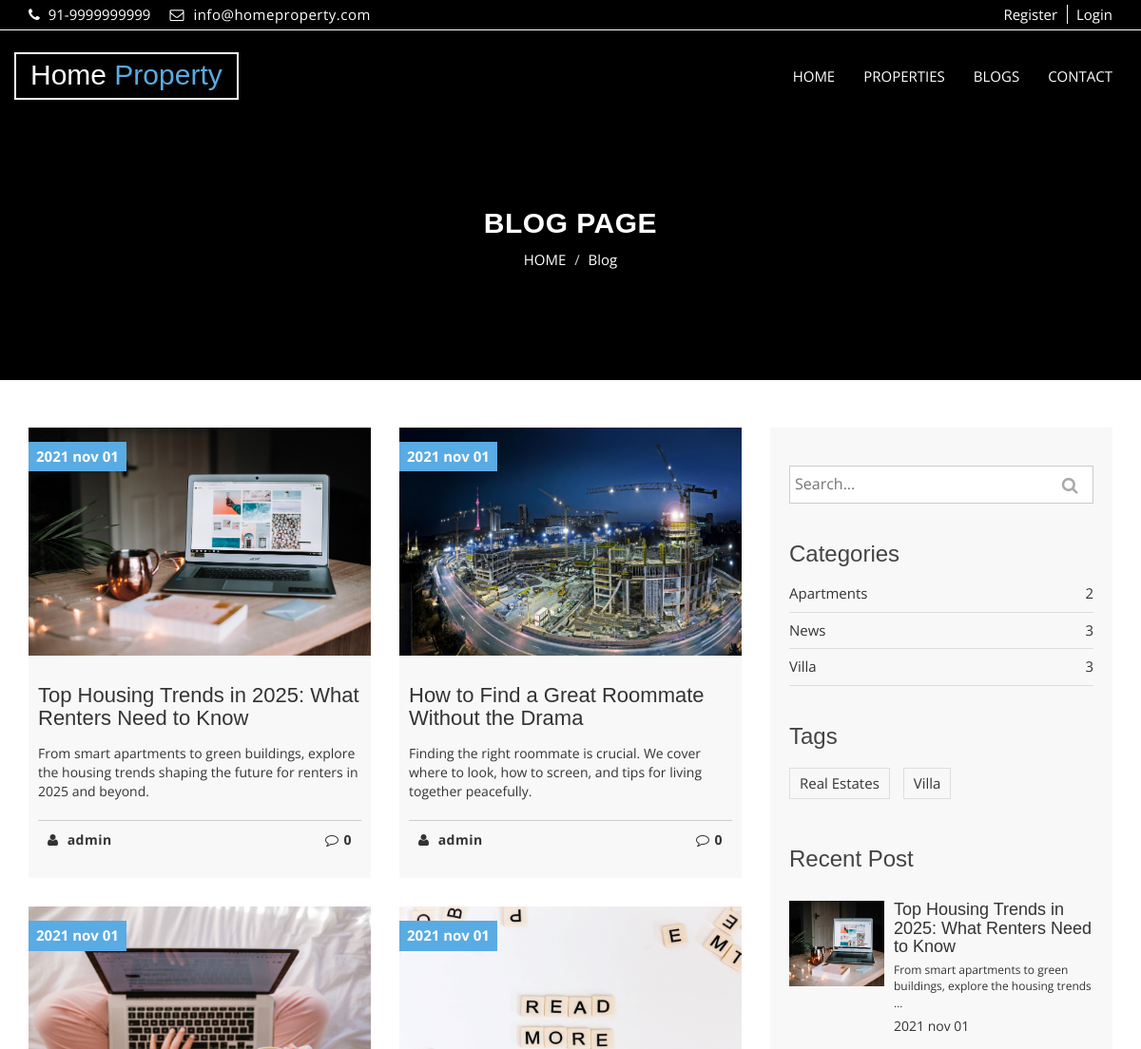
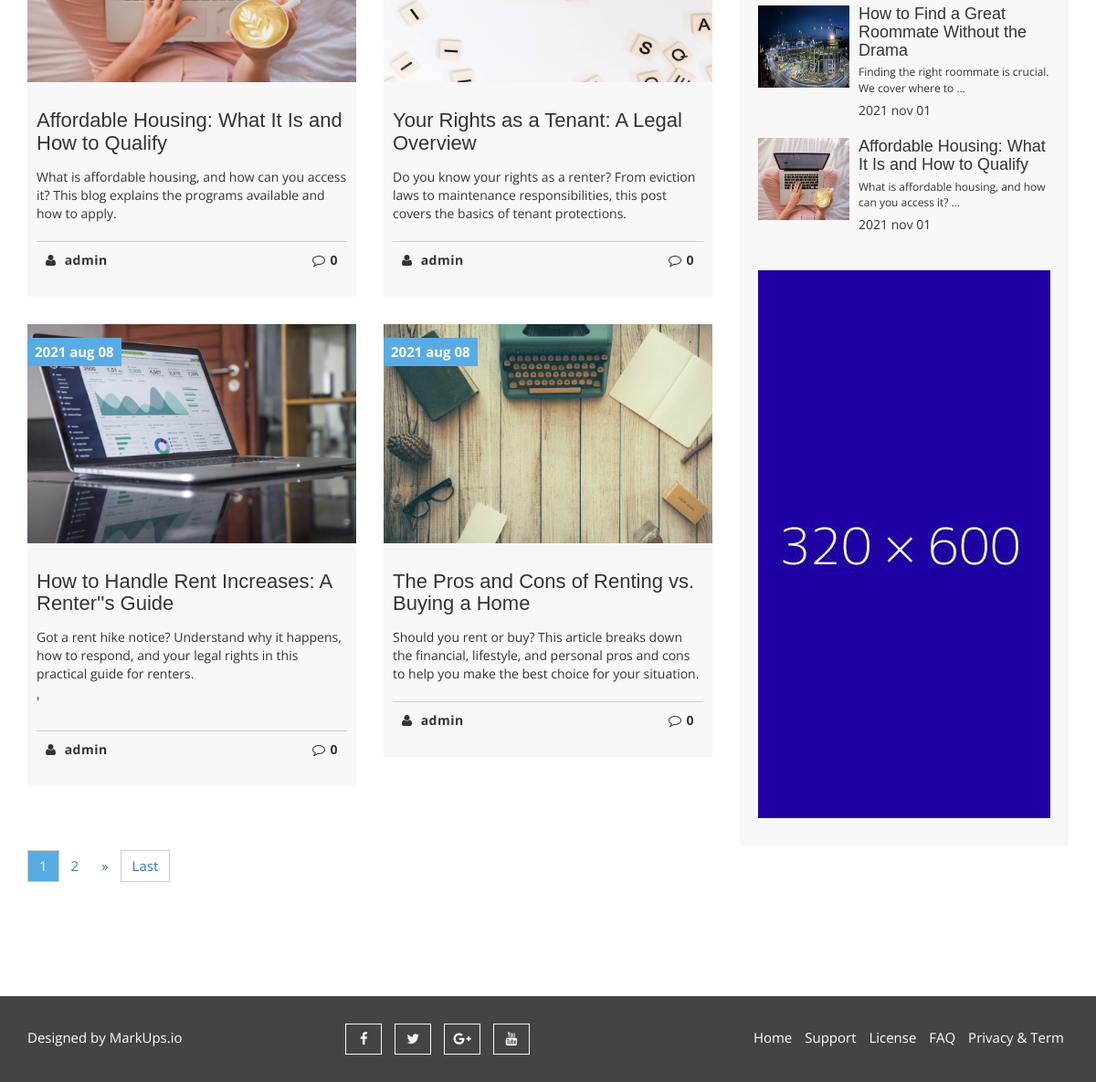
Screenshot of /blogs with the database file from the repository (2 pictures, top to bottom).
### blog/models.py (models this page shows, shortened)
class Blog(models.Model):
    title = models.CharField(max_length=55, verbose_name='Title')
    author = models.ForeignKey(User, verbose_name='Author', on_delete = models.CASCADE, blank=False, null=False)
    category = models.ForeignKey("Category", related_name="blog", verbose_name='Category', on_delete=models.CASCADE, blank=True, null=True)
    tag = models.ManyToManyField("Tag", related_name="blogs", verbose_name='Tags', blank=True)
    image = models.ImageField(upload_to='blogs/', verbose_name='Image')
    content = RichTextField()
    slug = AutoSlugField(populate_from='title')
    pub_date = models.DateTimeField(auto_now_add=True)
    update_date = models.DateTimeField(auto_now=True)
    def get_absolute_url(self):
        return reverse('blog:Blog-Detail', kwargs={"pk": self.pk})
    class Meta:
        ordering = ('-pub_date',)

class Category(models.Model):
    title = models.CharField(max_length=55, verbose_name='Title')
    slug = AutoSlugField(populate_from='title')
    pub_date = models.DateTimeField(auto_now_add=True)
    def get_absolute_url(self):
        return reverse("blog:Blog-Category", kwargs={"category": self.slug})
    class Meta:
        verbose_name_plural = "Catrgories"

class Tag(models.Model):
    title = models.CharField(max_length=55, verbose_name='Title')
    slug = AutoSlugField(populate_from='title')
    pub_date = models.DateTimeField(auto_now_add=True)
    def get_absolute_url(self):
        return reverse("blog:Blog-Tag", kwargs={"tag": self.slug})

### blog/views.py (the view)
# urls.py: path("blogs", views.BlogList.as_view(), name="Blogs-List"),
class BlogList(ListView):
    queryset = Blog.objects.all().select_related("author").prefetch_related("comments")
    template_name = "blog/blog_list.html"
    context_object_name = "blogs"
    ordering = "-pub_date"
    paginate_by = 6

### blog/context_processors.py (called while the page is built)
def blog_context(request):
    categories = Category.objects.all().annotate(num_blogs=Count("blog"))
    tags = Tag.objects.all()
    recent_posts = Blog.objects.order_by("-pub_date")[:3]
    return {"categories": categories, "tags": tags, "recent_posts": recent_posts}

### property/context_processors.py (called while the page is built, shortened)
def global_context(request):
    return {}

### property/templatetags/template_tags.py (called while the page is built)
@register.simple_tag
def relative_url(value, field_name, urlencode=None):
    url = f'?{field_name}={value}'
    if urlencode:
        querystring = urlencode.split('&')
        filtered_querystring = filter(lambda p: p.split('=')[0] != field_name, querystring)
        encoded_querystring = '&'.join(filtered_querystring)
        url = f'{url}&{encoded_querystring}'
    return url

### blog/templates/blog/blog_list.html (shortened to what this page needs)
{% extends 'base.html' %}
{% load static %}
{% block content %}
  <section id="aa-property-header">
    <div class="container">
      <div class="row">
        <div class="col-md-12">
          <div class="aa-property-header-inner">
            <h2>Blog Page</h2>
            <ol class="breadcrumb">
            <li><a href="#">HOME</a></li>
            <li class="active">Blog</li>
          </ol>
          </div>
        </div>
      </div>
    </div>
  </section>
  <section id="aa-blog">
    <div class="container">
      <div class="row">
        <div class="col-md-12">
          <div class="aa-blog-area">
            <div class="row">
              <div class="col-md-8">
                <div class="aa-blog-content">
                  <div class="row">
                  {% for blog in blogs %}
                    <div class="col-md-6 col-sm-6">
                      <article class="aa-blog-single">
                        <figure class="aa-blog-img">
                          <a href="{{blog.get_absolute_url}}"><img alt="img" src="{{blog.image.url}}"></a>
                          <span class="aa-date-tag">{{blog.pub_date|date:"Y b d"}}</span>
                        </figure>
                        <div class="aa-blog-single-content">
                          <h3><a href="{% url 'blog:Blog-Detail' blog.id %}">{{blog.title}}</a></h3>
                          <p>{{blog.content|safe|truncatewords:30}}</p>
                          <div class="aa-blog-single-bottom">
                            <a class="aa-blog-author" href="#"><i class="fa fa-user"></i> {{blog.author}}</a>
                            <a class="aa-blog-comments" href="#"><i class="fa fa-comment-o"></i>{{blog.comments.count}}</a>
                          </div>
                        </div>
                      </article>
                    </div>
                  {%endfor%}
                  </div>
                  <div class="row">
                    <div class="col-md-12">
                      <div class="aa-properties-content-bottom">
                        <nav>
                          {%include 'property/pagination.html'%}
                        </nav>
                      </div>
                    </div>
                  </div>
                </div>
              </div>
              {% include "blog/sidebar.html"%}
            </div>
          </div>
        </div>
      </div>
    </div>
  </section>
{% endblock content %}

### templates/base.html (shortened to what this page needs)
{% load static %}
{%load humanize%}
<!DOCTYPE html>
<html lang="en">
  <head>
    <link href="{% static 'css/font-awesome.css' %}" rel="stylesheet">
    <link href="{% static 'css/bootstrap.css'%}" rel="stylesheet">
    <link rel="stylesheet" type="text/css" href="{% static 'css/slick.css' %}">
    <link rel="stylesheet" type="text/css" href="{% static 'css/nouislider.css' %}">
    <link rel="stylesheet" href="{% static 'css/jquery.fancybox.css' %}" type="text/css" media="screen" />
    <link id="switcher" href="{% static 'css/theme-color/default-theme.css' %}" rel="stylesheet">
    <link href="{% static 'css/style.css' %}" rel="stylesheet">
  </head>
  <body class="aa-price-range">
  <header id="aa-header">
    <div class="container">
      <div class="row">
        <div class="col-md-12">
          <div class="aa-header-area">
            <div class="row">
              <div class="col-md-6 col-sm-6 col-xs-6">
                <div class="aa-header-left">
                  <div class="aa-telephone-no">
                    <span class="fa fa-phone"></span>
                   91-9999999999
                  </div>
                  <div class="aa-email hidden-xs">
                    <span class="fa fa-envelope-o"></span> info@homeproperty.com
                  </div>
                </div>
              </div>
              <div class="col-md-6 col-sm-6 col-xs-6">
                <div class="aa-header-right">
                {%if user.is_authenticated%}
                  <a href="{%url 'users:profile' user.username%}" class="aa-register">{{user.get_username}}</a>
                  <a href="{%url 'users:logout'%}" class="aa-login">Log out</a>
                {%else%}
                  <a href="{%url 'users:register'%}" class="aa-register">Register</a>
                  <a href="{%url 'users:login'%}" class="aa-login">Login</a>
                {%endif%}
                </div>
              </div>
            </div>
          </div>
        </div>
      </div>
    </div>
  </header>
  <section id="aa-menu-area">
    <nav class="navbar navbar-default main-navbar" role="navigation">
      <div class="container">
        <div class="navbar-header">
           <a class="navbar-brand aa-logo" href="{% url 'property:Home-Page' %}"> Home <span>Property</span></a>
        </div>
        <div id="navbar" class="navbar-collapse collapse">
          <ul id="top-menu" class="nav navbar-nav navbar-right aa-main-nav">
            <li class="{% if request.resolver_match.url_name == "property:Home-Page" %}active{% endif %}"><a href="{% url 'property:Home-Page' %}">HOME</a></li>
            <li class="{% if request.resolver_match.url_name == "property:Properties-List" %}active{% endif %}"><a href="{% url 'property:Properties-List'%}">PROPERTIES</a></li>
            <li class="{% if request.resolver_match.url_name == "blog:Blogs-List" %}active{% endif %}"><a href="{% url 'blog:Blogs-List' %}">BLOGS</a></li>
            <li class="{% if request.resolver_match.url_name == "contact" %}active{% endif %}"><a href="{%url 'contact'%}">CONTACT</a></li>
          </ul>
        </div>
      </div>
    </nav>
  </section>
  {% block content %}
  {% endblock %}
  <footer id="aa-footer">
    <div class="container">
      <div class="row">
        <div class="col-md-12">
        <div class="aa-footer-area">
          <div class="row">
            <div class="col-md-3 col-sm-6 col-xs-12">
              <div class="aa-footer-left">
               <p>Designed by <a rel="nofollow" href="http://www.markups.io/">MarkUps.io</a></p>
              </div>
            </div>
            <div class="col-md-3 col-sm-6 col-xs-12">
              <div class="aa-footer-middle">
                <a href="#"><i class="fa fa-facebook"></i></a>
                <a href="#"><i class="fa fa-twitter"></i></a>
                <a href="#"><i class="fa fa-google-plus"></i></a>
                <a href="#"><i class="fa fa-youtube"></i></a>
              </div>
            </div>
            <div class="col-md-6 col-sm-12 col-xs-12">
              <div class="aa-footer-right">
                <a href="{% url 'property:Home-Page' %}">Home</a>
                <a href="#">Support</a>
                <a href="#">License</a>
                <a href="#">FAQ</a>
                <a href="#">Privacy & Term</a>
              </div>
            </div>
          </div>
        </div>
      </div>
      </div>
    </div>
  </footer>
  </body>
</html>

### property/templates/property/pagination.html (shortened to what this page needs)
{% if is_paginated %}
{% with params=request.GET.urlencode %}
    <ul class="pagination">
        {% for num in page_obj.paginator.page_range %}
            {% if page_obj.number == num %}
                <li class="active"><a href="{% relative_url num 'page' params %}">{{num}}</a></li>
            {% elif num > page_obj.number|add:'-3' and num < page_obj.number|add:'3'%}
                <li><a href="{% relative_url num 'page' params %}">{{num}}</a></li>
            {% endif %}
        {% endfor %}
        {% if page_obj.has_next %}
            <li>
                <a href="{% relative_url page_obj.next_page_number 'page' params %}" aria-label="Next">
                    <span aria-hidden="true">&raquo;</span></a>
            <li>
                <a href="{% relative_url page_obj.paginator.num_pages 'page' params %}" aria-label="Last">
                    <span aria-hidden="true">Last</span>
                </a>
            </li>
        {%endif%}
    </ul>
{%endwith%}
{% endif %}

### blog/templates/blog/sidebar.html
{%load static%}
<div class="col-md-4">
    <aside class="aa-blog-sidebar">
        <div class="aa-blog-sidebar-single">
            <form action="{% url 'blog:Blog-Search' %}" method="GET">
                <div class="aa-blog-search">
                <input class="aa-search-text" type="text" name="q" placeholder="Search...">
                <button class="aa-search-submit" type="submit">
                    <i class="fa fa-search"></i>
                </button>
                </div>
            </form>
        </div>
        <div class="aa-blog-sidebar-single">
            <h3>Categories</h3>
            <ul class="aa-blog-catg">
            {% for category in categories %}
                <li><a href="{{category.get_absolute_url}}">{{category.title}}</a><span>{{category.num_blogs}}</span></li>
            {% endfor %}
            </ul>
        </div>
        <div class="aa-blog-sidebar-single">
            <h3>Tags</h3>
            <div class="tag-cloud">
            {% for tag in tags %}
                <a href="{{tag.get_absolute_url}}">{{tag.title}}</a>
            {% endfor %}
            </div>
        </div>
        <div class="aa-blog-sidebar-single">
            <h3>Recent Post</h3>
            <div class="aa-blog-recent-post">
            {% for post in recent_posts %}
                <div class="media">
                    <div class="media-left">
                        <a href="{{post.get_absolute_url}}">
                            <img alt="img" src="{{post.image.url}}" class="media-object">
                        </a>
                    </div>
                    <div class="media-body">
                        <h4 class="media-heading"><a href="{{post.get_absolute_url}}">{{post.title}}</a></h4>
                        <p>{{post.content|truncatewords:10|safe}}</p>
                        <span>{{post.pub_date|date:"Y b d"}}</span>
                    </div>
                </div>
            {%endfor%}
            </div>
        </div>
        <div class="aa-blog-sidebar-single">
            <div class="aa-banner-ads">
                <a href="#">
                <img src="{%static 'img/banner-ads.jpg'%}" alt="banner img">
                </a>
            </div>
        </div>
    </aside>
</div>

### static/css/theme-color/default-theme.css (style rules this page uses)
h2 { color: #59abe3; }
#aa-menu-area .main-navbar .navbar-header .aa-logo span { color: #59abe3; }
.aa-blog-single .aa-date-tag { background-color: #59abe3; }
#aa-property-header .aa-property-header-inner .breadcrumb li.active { color: #59abe3; }
.aa-properties-content-bottom .pagination .active a { background-color: #59abe3; }

### rows the page displays
Blog: image (picture), pub_date "2021 nov 01", title "Top Housing Trends in 2025: What Renters Need to Know", content "From smart apartments to green buildings, explore the housing trends shaping the future for renters in 2025 and beyond.", author "admin", comments.count "0", content "From smart apartments to green buildings, explore the housing trends …"
Blog: image (picture), pub_date "2021 nov 01", title "How to Find a Great Roommate Without the Drama", content "Finding the right roommate is crucial. We cover where to look, how to screen, and tips for living together peacefully.", author "admin", comments.count "0", content "Finding the right roommate is crucial. We cover where to …"
Blog: image (picture), pub_date "2021 nov 01", title "Affordable Housing: What It Is and How to Qualify", content "What is affordable housing, and how can you access it? This blog explains the programs available and how to apply.", author "admin", comments.count "0", content "What is affordable housing, and how can you access it? …"
Blog: image (picture), pub_date "2021 nov 01", title "Your Rights as a Tenant: A Legal Overview", content "Do you know your rights as a renter? From eviction laws to maintenance responsibilities, this post covers the basics of tenant protections.", author "admin", comments.count "0"
Blog: image (picture), pub_date "2021 aug 08", title "How to Handle Rent Increases: A Renter''s Guide", content "Got a rent hike notice? Understand why it happens, how to respond, and your legal rights in this practical guide for renters. '", author "admin", comments.count "0"
Blog: image (picture), pub_date "2021 aug 08", title "The Pros and Cons of Renting vs. Buying a Home", content "Should you rent or buy? This article breaks down the financial, lifestyle, and personal pros and cons to help you make the best choice for your situation.", author "admin", comments.count "0"
Category: title "Apartments", num_blogs "2"
Category: title "News", num_blogs "3"
Category: title "Villa", num_blogs "3"
Tag: title "Real Estates"
Tag: title "Villa"

### other values shown
{{ num }} "1"
{{ num }} "2"
